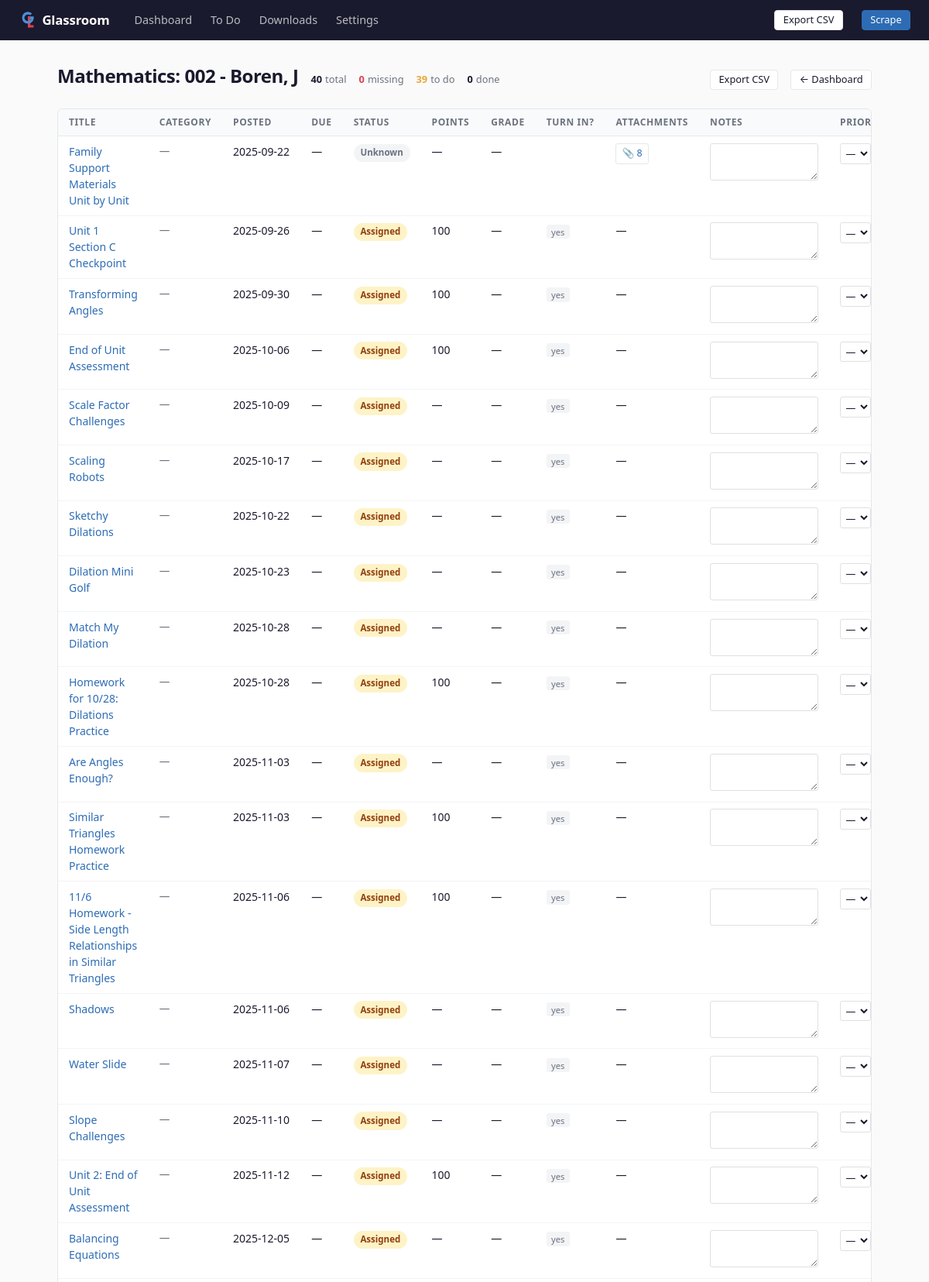
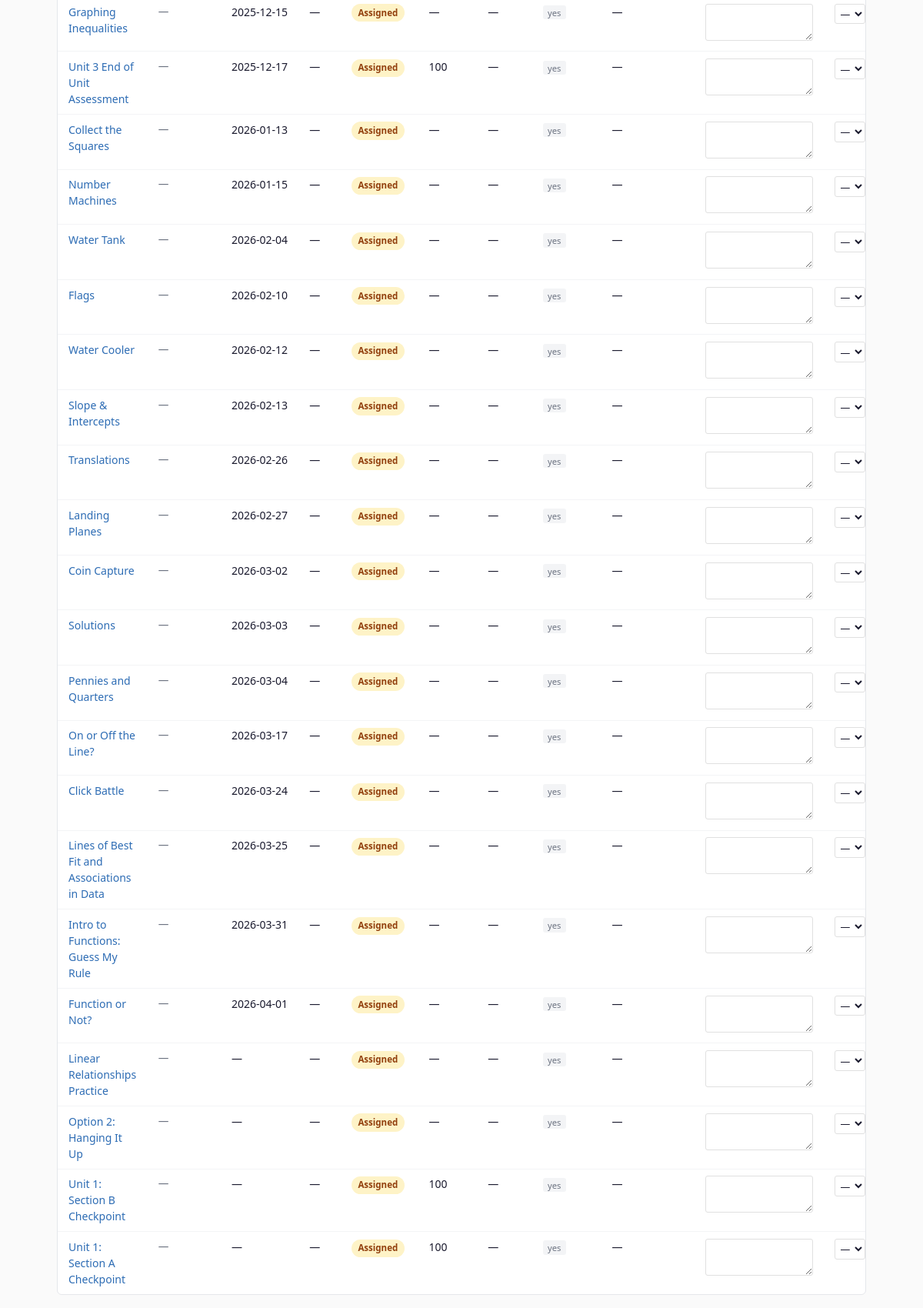
/class/Mathematics: 002 - Boren, J, run on the app's committed database (2 pictures, top to bottom).
### src/models.py (models this page shows)
class Base(DeclarativeBase):
    pass

class Assignment(Base):
    __tablename__ = "assignments"
    id = Column(Integer, primary_key=True, autoincrement=True)
    assignment_url = Column(String, unique=True, nullable=False, index=True)
    class_name = Column(String, nullable=True)
    week_label = Column(String, nullable=True)
    title = Column(String, nullable=True)
    description = Column(Text, default="")
    teacher = Column(String, nullable=True)
    posted_date = Column(String, nullable=True)
    due_date = Column(String, nullable=True)
    points_possible = Column(String, nullable=True)
    category = Column(String, nullable=True)
    assignment_type = Column(String, default="Unknown")
    status = Column(String, default="Unknown")
    turn_in_required = Column(Boolean, default=False)
    grade = Column(String, nullable=True)
    attachment_links = Column(Text, default="")
    attachment_titles = Column(Text, default="")
    scraped_at = Column(String, nullable=True)
    first_seen_at = Column(String, nullable=True)
    last_modified_at = Column(String, nullable=True)
    class_priority = Column(Integer, nullable=True)
    notes = Column(Text, nullable=True)
    ai_work_type = Column(String, nullable=True)
    ai_effort_estimate = Column(String, nullable=True)
    ai_summary = Column(String, nullable=True)
    ai_notes = Column(Text, nullable=True)

### src/routes/dashboard.py (the view)
@bp.route("/class/<path:class_name>")
def class_detail(class_name: str) -> str:
    engine = current_app.config["DB_ENGINE"]
    with get_session(engine) as session:
        assignments = (
            session.query(Assignment)
            .filter(Assignment.class_name == class_name)
            .all()
        )
    rows = sorted(assignments, key=_sort_key)
    stats = _class_stats(rows)
    return render_template(
        "class_detail.html",
        class_name=class_name,
        assignments=rows,
        stats=stats,
    )

### src/db.py (called while the page is built)
@contextmanager
def get_session(engine: Engine | None = None) -> Generator[Session, None, None]:
    eng = engine if engine is not None else get_engine()
    factory = sessionmaker(bind=eng, expire_on_commit=False)
    session: Session = factory()
    try:
        yield session
        session.commit()
    except Exception:
        session.rollback()
        raise
    finally:
        session.close()

### src/downloader.py (called while the page is built, shortened)
def attachment_type(url: str) -> str:
    if _GDOC_RE.search(url):
        return "Doc"
    if _GSLIDE_RE.search(url):
        return "Slides"
    if _GSHEET_RE.search(url):
        return "Sheet"
    if _GFORM_RE.search(url):
        return "Form"
    if _GDRIVE_RE.search(url):
        return "Drive"
    if "youtube.com" in url or "youtu.be" in url:
        return "Video"
    return "Link"

def _slugify(s: str) -> str:
    s = s.lower()
    s = re.sub(r"[^a-z0-9]+", "-", s)
    s = re.sub(r"-+", "-", s)
    return s.strip("-")

def _class_folder_slug(class_name: str) -> str:
    name = class_name.strip()
    m = re.search(r"-\s*([A-Z][a-z]+),\s*[A-Z]", name)
    if m:
        teacher = m.group(1)
        subject_raw = name[: m.start()].strip()
        subject_raw = re.sub(r":\s*\d+\s*$", "", subject_raw).strip()
        subject = subject_raw.split("/")[0].strip()
        return _slugify(f"{teacher}-{subject}")

def _title_slug(s: str, max_len: int = 60) -> str:
    slug = _slugify(s)
    return slug[:max_len].rstrip("-")

def _make_pdf_filename(posted_date: str | None, title: str) -> str:
    date_part = posted_date if posted_date else "undated"
    return f"{date_part}_{_title_slug(title)}.pdf"

### src/routes/dashboard.py (called while the page is built)
def _sort_key(a: Assignment) -> tuple[str, str]:
    return (str(a.due_date or "9999-99-99"), str(a.posted_date or "9999-99-99"))

### src/templates/class_detail.html (shortened to what this page needs)
{% extends "base.html" %}
{% block content %}
<div class="page-header">
  <h1>{{ class_name }}</h1>
  <div class="stats">
    <span class="stat"><span class="stat-val">{{ stats.total }}</span> total</span>
    <span class="stat stat-missing"><span class="stat-val">{{ stats.missing }}</span> missing</span>
    <span class="stat stat-attention"><span class="stat-val">{{ stats.needs_attention }}</span> to do</span>
    <span class="stat"><span class="stat-val">{{ stats.done }}</span> done</span>
  </div>
  <a href="/api/export/csv?class={{ class_name | urlencode }}" class="btn btn-secondary btn-sm">Export CSV</a>
  <a href="/" class="btn btn-secondary btn-sm">← Dashboard</a>
</div>
<div class="card">
  {% if assignments %}
  <table>
    <thead>
      <tr>
        <th>Title</th>
        <th>Category</th>
        <th>Posted</th>
        <th>Due</th>
        <th>Status</th>
        <th>Points</th>
        <th>Grade</th>
        <th>Turn in?</th>
        <th>Attachments</th>
        <th>Notes</th>
        <th>Priority</th>
      </tr>
    </thead>
    <tbody>
      {% for a in assignments %}
      {% set att_count = count_attachments(a.attachment_links) %}
      <tr>
        <td>
          <a href="{{ a.assignment_url }}" target="_blank" rel="noopener">{{ a.title or '(untitled)' }}</a>
        </td>
        <td class="nowrap text-muted text-sm">{{ a.category or '—' }}</td>
        <td class="nowrap">{{ a.posted_date or '—' }}</td>
        <td class="nowrap">{{ a.due_date or '—' }}</td>
        <td>{% include "partials/status_badge.html" %}</td>
        <td>{{ a.points_possible or '—' }}</td>
        <td>{{ a.grade or '—' }}</td>
        <td>{% if a.turn_in_required %}<span class="turn-in-badge">yes</span>{% endif %}</td>
        <td class="nowrap">
          {% if att_count %}
          <button class="attach-toggle" onclick="toggleAttach({{ a.id }})" type="button">📎 {{ att_count }}</button>
          {% else %}—{% endif %}
        </td>
        <td>
          <textarea
            class="notes-field"
            data-id="{{ a.id }}"
            style="width:140px; height:48px; font-size:0.8rem; border:1px solid #e0e0e0; border-radius:3px; padding:0.2rem; resize:vertical"
          >{{ a.notes or '' }}</textarea>
        </td>
        <td>
          <select
            class="priority-field"
            data-id="{{ a.id }}"
            style="font-size:0.8rem; border:1px solid #e0e0e0; border-radius:3px; padding:0.15rem"
          >
            <option value="">—</option>
          </select>
        </td>
      </tr>
      {% endfor %}
    </tbody>
  </table>
  {% else %}
  <div class="empty-state">No assignments for this class.</div>
  {% endif %}
</div>
{% endblock %}

### src/templates/partials/status_badge.html
{% set s = a.status or 'Unknown' %}
{% if s == 'Assigned' %}
  <span class="badge badge-assigned">Assigned</span>
{% elif s == 'Turned in' %}
  <span class="badge badge-turned-in">Turned in</span>
{% elif s == 'Graded' %}
  <span class="badge badge-graded">Graded</span>
{% elif s == 'Done' %}
  <span class="badge badge-done">Done</span>
{% elif s == 'Missing' %}
  <span class="badge badge-missing">Missing</span>
{% elif s == 'Excused' %}
  <span class="badge badge-excused">Excused</span>
{% else %}
  <span class="badge badge-unknown">{{ s }}</span>
{% endif %}

### src/static/style.css (style rules this page uses)
:root { --blue: #4A90D9; --blue-dark: #2D6CB4; --bg: #FAFAFA; --bg-card: #FFFFFF; --text: #1A1A2E; --text-muted: #6B7280; --border: #E5E7EB; --border-light: #F3F4F6; --nav-bg: #1A1A2E; --status-assigned-bg: #FEF3C7; --status-assigned-tx: #92400E; --status-missing-bg: #FEE2E2; --status-missing-tx: #991B1B; --status-graded-bg: #D1FAE5; --status-graded-tx: #166534; --status-turned-in-bg: #DBEAFE; --status-turned-in-tx: #1E40AF; --status-unknown-bg: #F3F4F6; --status-unknown-tx: #6B7280; --status-excused-bg: #F3E8FF; --status-excused-tx: #6B21A8; --missing-accent: #D94452; --assigned-accent: #E8A838; --radius: 6px; --font: system-ui, -apple-system, BlinkMacSystemFont, "Segoe UI", sans-serif; }
*, *::before, *::after { box-sizing: border-box; }
body { margin: 0; font-family: var(--font); background: var(--bg); color: var(--text); font-size: 15px; line-height: 1.5; }
.page-header { display: flex; align-items: baseline; gap: 1rem; margin-bottom: 1.5rem; flex-wrap: wrap; }
h1 { font-size: 1.5rem; font-weight: 700; margin: 0; color: var(--text); letter-spacing: -0.02em; }
.card { background: var(--bg-card); border: 1px solid var(--border); border-radius: var(--radius); margin-bottom: 1.25rem; overflow: hidden; }
table { width: 100%; border-collapse: collapse; font-size: 0.875rem; }
thead { background: #F9FAFB; }
th { text-align: left; padding: 0.5rem 0.875rem; font-weight: 600; color: var(--text-muted); border-bottom: 1px solid var(--border); font-size: 0.75rem; text-transform: uppercase; letter-spacing: 0.05em; white-space: nowrap; }
td { padding: 0.55rem 0.875rem; border-bottom: 1px solid var(--border-light); vertical-align: top; }
tr:last-child td { border-bottom: none; }
a { color: var(--blue-dark); text-decoration: none; }
.badge { display: inline-block; padding: 0.15rem 0.55rem; border-radius: 999px; font-size: 0.72rem; font-weight: 600; white-space: nowrap; line-height: 1.6; }
.badge-assigned { background: var(--status-assigned-bg); color: var(--status-assigned-tx); }
.badge-unknown { background: var(--status-unknown-bg); color: var(--status-unknown-tx); }
.turn-in-badge { font-size: 0.7rem; background: var(--border-light); color: var(--text-muted); border-radius: 3px; padding: 0.1rem 0.4rem; }
.stats { display: flex; gap: 1rem; flex-wrap: wrap; font-size: 0.8rem; color: var(--text-muted); }
.stat { display: flex; align-items: center; gap: 0.25rem; }
.stat-val { font-weight: 700; color: var(--text); }
.stat-missing .stat-val { color: var(--missing-accent); }
.stat-attention .stat-val { color: var(--assigned-accent); }
.btn { display: inline-block; padding: 0.35rem 0.9rem; border-radius: 4px; border: 1px solid transparent; cursor: pointer; font-size: 0.85rem; font-family: var(--font); text-decoration: none; line-height: 1.4; transition: background 0.1s; }
.btn-secondary { background: var(--bg-card); color: var(--text); border-color: var(--border); }
.btn-sm { padding: 0.2rem 0.65rem; font-size: 0.8rem; }
.notes-field { width: 140px; height: 48px; font-size: 0.8rem; font-family: var(--font); border: 1px solid var(--border); border-radius: 3px; padding: 0.25rem 0.4rem; resize: vertical; background: #fff; color: var(--text); }
.priority-field { font-size: 0.8rem; font-family: var(--font); border: 1px solid var(--border); border-radius: 3px; padding: 0.15rem 0.3rem; background: #fff; color: var(--text); }
.text-muted { color: var(--text-muted); }
.text-sm { font-size: 0.85rem; }
.nowrap { white-space: nowrap; }
.attach-toggle { background: none; border: 1px solid var(--border); cursor: pointer; font-size: 0.78rem; color: var(--blue-dark); padding: 0.15rem 0.45rem; border-radius: 3px; white-space: nowrap; font-family: var(--font); line-height: 1.6; }

### data on the page
Assignment: title "Family Support Materials Unit by Unit", category "—", posted_date "2025-09-22", due_date "—", status "Unknown", points_possible "—", grade "—", att_count "8"
Assignment: title "Unit 1 Section C Checkpoint", category "—", posted_date "2025-09-26", due_date "—", status "Assigned", points_possible "100", grade "—", turn_in_required "yes"
Assignment: title "Transforming Angles", category "—", posted_date "2025-09-30", due_date "—", status "Assigned", points_possible "100", grade "—", turn_in_required "yes"
Assignment: title "End of Unit Assessment", category "—", posted_date "2025-10-06", due_date "—", status "Assigned", points_possible "100", grade "—", turn_in_required "yes"
Assignment: title "Scale Factor Challenges", category "—", posted_date "2025-10-09", due_date "—", status "Assigned", points_possible "—", grade "—", turn_in_required "yes"
Assignment: title "Scaling Robots", category "—", posted_date "2025-10-17", due_date "—", status "Assigned", points_possible "—", grade "—", turn_in_required "yes"
Assignment: title "Sketchy Dilations", category "—", posted_date "2025-10-22", due_date "—", status "Assigned", points_possible "—", grade "—", turn_in_required "yes"
Assignment: title "Dilation Mini Golf", category "—", posted_date "2025-10-23", due_date "—", status "Assigned", points_possible "—", grade "—", turn_in_required "yes"
Assignment: title "Match My Dilation", category "—", posted_date "2025-10-28", due_date "—", status "Assigned", points_possible "—", grade "—", turn_in_required "yes"
Assignment: title "Homework for 10/28: Dilations Practice", category "—", posted_date "2025-10-28", due_date "—", status "Assigned", points_possible "100", grade "—", turn_in_required "yes"
Assignment: title "Are Angles Enough?", category "—", posted_date "2025-11-03", due_date "—", status "Assigned", points_possible "—", grade "—", turn_in_required "yes"
Assignment: title "Similar Triangles Homework Practice", category "—", posted_date "2025-11-03", due_date "—", status "Assigned", points_possible "100", grade "—", turn_in_required "yes"
Assignment: title "11/6 Homework - Side Length Relationships in Similar Triangles", category "—", posted_date "2025-11-06", due_date "—", status "Assigned", points_possible "100", grade "—", turn_in_required "yes"
Assignment: title "Shadows", category "—", posted_date "2025-11-06", due_date "—", status "Assigned", points_possible "—", grade "—", turn_in_required "yes"
Assignment: title "Water Slide", category "—", posted_date "2025-11-07", due_date "—", status "Assigned", points_possible "—", grade "—", turn_in_required "yes"
Assignment: title "Slope Challenges", category "—", posted_date "2025-11-10", due_date "—", status "Assigned", points_possible "—", grade "—", turn_in_required "yes"
Assignment: title "Unit 2: End of Unit Assessment", category "—", posted_date "2025-11-12", due_date "—", status "Assigned", points_possible "100", grade "—", turn_in_required "yes"
Assignment: title "Balancing Equations", category "—", posted_date "2025-12-05", due_date "—", status "Assigned", points_possible "—", grade "—", turn_in_required "yes"
Assignment: title "Graphing Inequalities", category "—", posted_date "2025-12-15", due_date "—", status "Assigned", points_possible "—", grade "—", turn_in_required "yes"
Assignment: title "Unit 3 End of Unit Assessment", category "—", posted_date "2025-12-17", due_date "—", status "Assigned", points_possible "100", grade "—", turn_in_required "yes"
Assignment: title "Collect the Squares", category "—", posted_date "2026-01-13", due_date "—", status "Assigned", points_possible "—", grade "—", turn_in_required "yes"
Assignment: title "Number Machines", category "—", posted_date "2026-01-15", due_date "—", status "Assigned", points_possible "—", grade "—", turn_in_required "yes"
Assignment: title "Water Tank", category "—", posted_date "2026-02-04", due_date "—", status "Assigned", points_possible "—", grade "—", turn_in_required "yes"
Assignment: title "Flags", category "—", posted_date "2026-02-10", due_date "—", status "Assigned", points_possible "—", grade "—", turn_in_required "yes"
Assignment: title "Water Cooler", category "—", posted_date "2026-02-12", due_date "—", status "Assigned", points_possible "—", grade "—", turn_in_required "yes"
Assignment: title "Slope & Intercepts", category "—", posted_date "2026-02-13", due_date "—", status "Assigned", points_possible "—", grade "—", turn_in_required "yes"
Assignment: title "Translations", category "—", posted_date "2026-02-26", due_date "—", status "Assigned", points_possible "—", grade "—", turn_in_required "yes"
Assignment: title "Landing Planes", category "—", posted_date "2026-02-27", due_date "—", status "Assigned", points_possible "—", grade "—", turn_in_required "yes"
Assignment: title "Coin Capture", category "—", posted_date "2026-03-02", due_date "—", status "Assigned", points_possible "—", grade "—", turn_in_required "yes"
Assignment: title "Solutions", category "—", posted_date "2026-03-03", due_date "—", status "Assigned", points_possible "—", grade "—", turn_in_required "yes"
Assignment: title "Pennies and Quarters", category "—", posted_date "2026-03-04", due_date "—", status "Assigned", points_possible "—", grade "—", turn_in_required "yes"
Assignment: title "On or Off the Line?", category "—", posted_date "2026-03-17", due_date "—", status "Assigned", points_possible "—", grade "—", turn_in_required "yes"
Assignment: title "Click Battle", category "—", posted_date "2026-03-24", due_date "—", status "Assigned", points_possible "—", grade "—", turn_in_required "yes"
Assignment: title "Lines of Best Fit and Associations in Data", category "—", posted_date "2026-03-25", due_date "—", status "Assigned", points_possible "—", grade "—", turn_in_required "yes"
Assignment: title "Intro to Functions: Guess My Rule", category "—", posted_date "2026-03-31", due_date "—", status "Assigned", points_possible "—", grade "—", turn_in_required "yes"
Assignment: title "Function or Not?", category "—", posted_date "2026-04-01", due_date "—", status "Assigned", points_possible "—", grade "—", turn_in_required "yes"
Assignment: title "Linear Relationships Practice", category "—", posted_date "—", due_date "—", status "Assigned", points_possible "—", grade "—", turn_in_required "yes"
Assignment: title "Option 2: Hanging It Up", category "—", posted_date "—", due_date "—", status "Assigned", points_possible "—", grade "—", turn_in_required "yes"
Assignment: title "Unit 1: Section B Checkpoint", category "—", posted_date "—", due_date "—", status "Assigned", points_possible "100", grade "—", turn_in_required "yes"
Assignment: title "Unit 1: Section A Checkpoint", category "—", posted_date "—", due_date "—", status "Assigned", points_possible "100", grade "—", turn_in_required "yes"

### other printed values
{{ class_name }} "Mathematics: 002 - Boren, J"
{{ stats.total }} "40"
{{ stats.missing }} "0"
{{ stats.needs_attention }} "39"
{{ stats.done }} "0"
